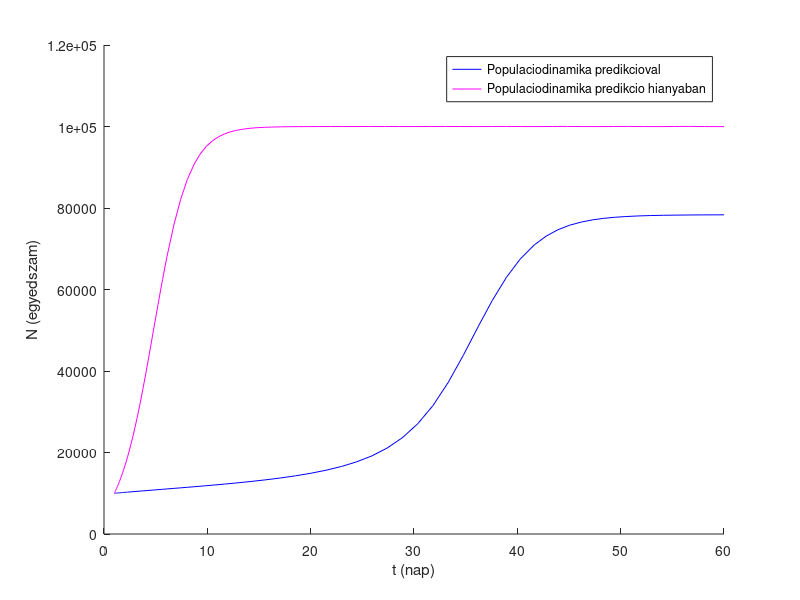

MATLAB code for this plot:
clc(), clear(), close('all')

%%Adatok
N0 = 10^4;
rN = 0.58 ;%nap*-1
KN = 10^5; %egyed
alfa = 10^4;
beta = 10^4;
t0 = 1; %nap
t_adott = 60; %nap

%%Megoldas
dNdt1 = @(t, N) rN * N *(1 - (N/KN)) - beta * ( N^2 / (alfa^2 + N^2));
[ido, egyed] = ode45( dNdt1,[t0, t_adott], N0 );

dNdt2 = @(t, N) rN * N *(1 - (N/KN)) ;
[ido2, egyed2] = ode45( dNdt2,[t0, t_adott], N0 );

%%Abrazolas
hold('on');
plot( ido, egyed, 'b');
plot(ido2, egyed2, 'm');
hold ('off');
xlabel( 't (nap)'); ylabel('N (egyedszam)');
legend('Populaciodinamika predikcioval', 'Populaciodinamika predikcio hianyaban');
